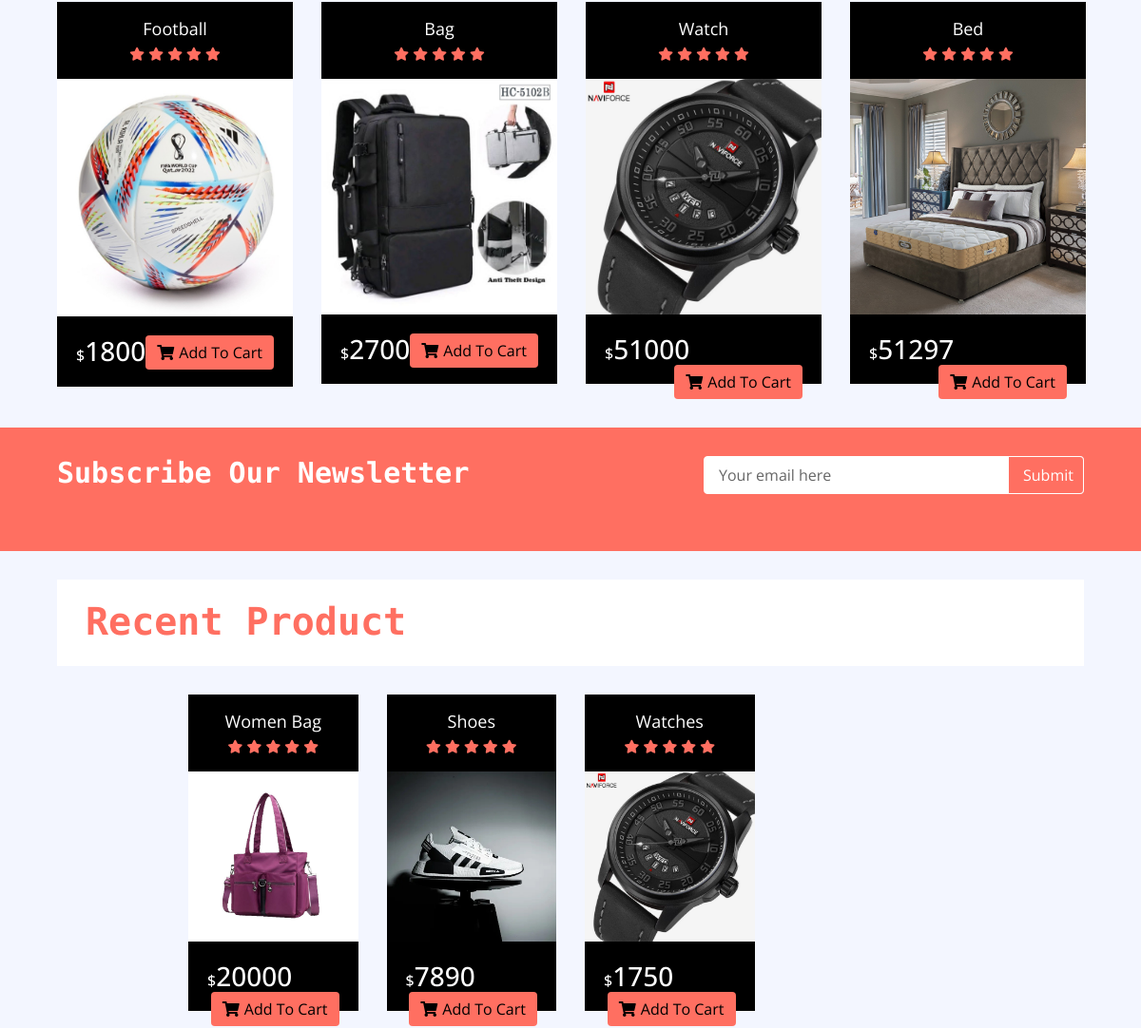
Before: / (middle part) with the older database file.
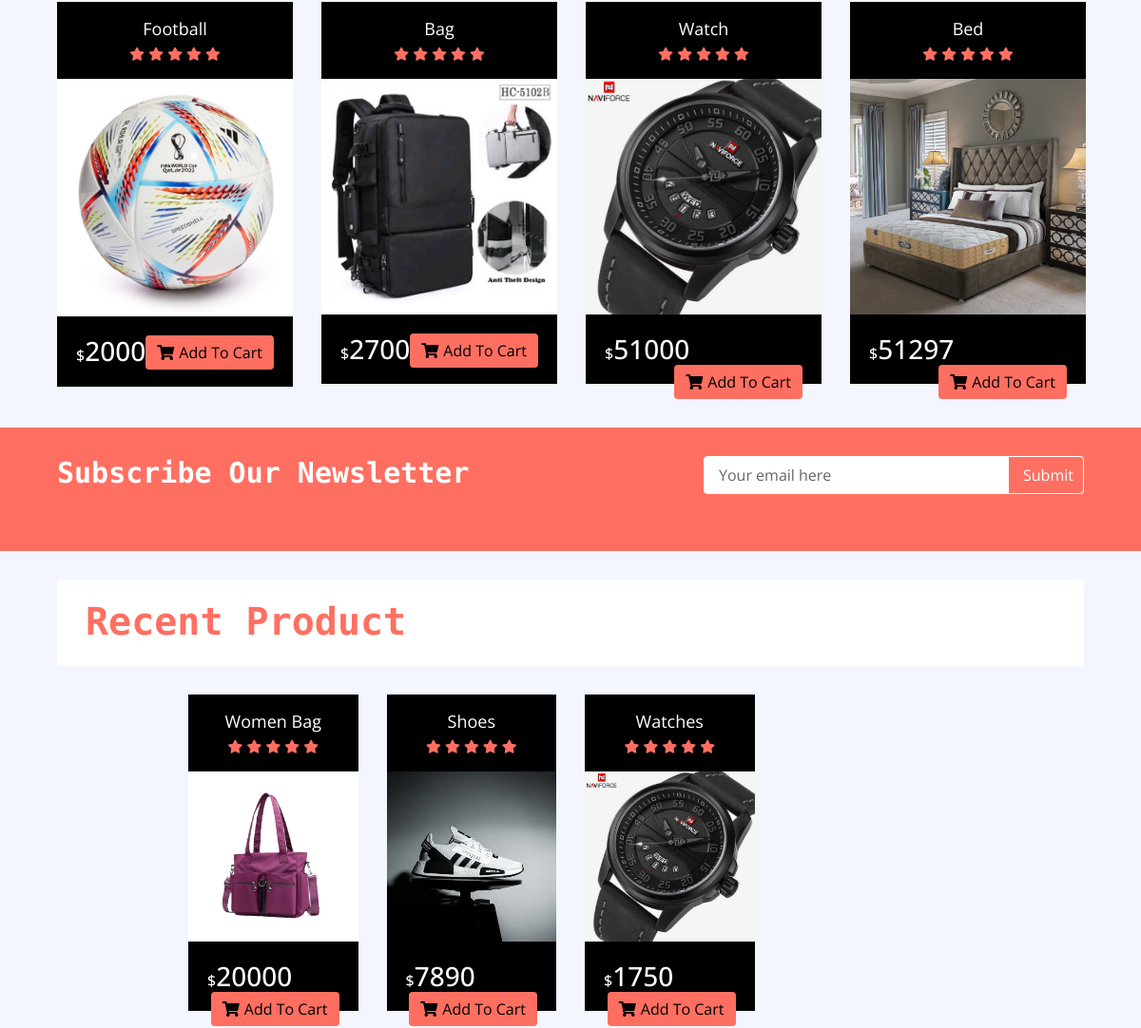
After: the same page with the newer database file.
### home/models.py (models this page shows, shortened)
class Product(models.Model):
    name = models.CharField(max_length = 300)
    price = models.IntegerField()
    discounted_price = models.IntegerField()
    image = models.ImageField(upload_to = 'media')
    description = RichTextField()
    specification = RichTextField()
    category = models.ForeignKey(Category, on_delete = models.CASCADE)
    subcategory = models.ForeignKey(SubCategory, on_delete = models.CASCADE)
    brand = models.ForeignKey(Brand, on_delete = models.CASCADE)
    slug = models.CharField(max_length = 500, unique = True)
    status = models.CharField(choices= STATUS, max_length= 50)
    labels = models.CharField(choices = LABELS, max_length = 50)

### home/views.py (the view)
# urls.py: path('', HomeView.as_view(), name='home'),
class HomeView(BaseView):
    def get(self, request):
        self.views
        self.views["cart_counts"] = count_cart(request)
        self.views["wish_counts"] = counts_wishlist(request)
        self.views['subcategories'] = SubCategory.objects.all()
        self.views['sliders'] = Slider.objects.all()
        self.views['ads'] = Ad.objects.all()
        self.views['reviews'] = Review.objects.all()
        self.views['new_products'] = Product.objects.filter(labels = 'new')
        self.views['hot_products'] = Product.objects.filter(labels = 'hot')
        return render(request, 'index.html', self.views)

### home/views.py (called while the page is built)
def count_cart(request):
    username = request.user.username
    cart_count = Cart.objects.filter(checkout = False, username = username).count()
    return cart_count

def counts_wishlist(request):
    username = request.user.username
    wish_count = Wishlist.objects.filter(username = username).count()
    return wish_count

### templates/index.html (shortened to what the changed rows need)
{% extends 'base.html' %}
{% load static %}
{% block content %}
        <div class="header">
        <div class="featured-product product">
            <div class="container-fluid">
                <div class="row align-items-center product-slider product-slider-4">
                    {% for hot in hot_products %}
                    <div class="col-lg-3">
                        <div class="product-item">
                            <div class="product-title">
                                <a href="/product_detail/{{hot.slug}}">{{hot.name}}</a>
                                <div class="ratting">
                                    <i class="fa fa-star"></i>
                                    <i class="fa fa-star"></i>
                                    <i class="fa fa-star"></i>
                                    <i class="fa fa-star"></i>
                                    <i class="fa fa-star"></i>
                                </div>
                            </div>
                            <div class="product-image">
                                <a href="product-detail.html">
                                    <img src="{{hot.image.url}}" alt="Product Image">
                                </a>
                            </div>
                            <div class="product-price">
                                {% if hot.discounted_price > 0 %}
                                <h3><span>$</span>{{hot.discounted_price}}</h3>
                                {% else %}
                                <h3><span>$</span>{{hot.price}}</h3>
                                {% endif %}
                                <a class="btn" href="/add_to_cart/{{hot.slug}}"><i class="fa fa-shopping-cart"></i>Add To Cart</a>
                            </div>
                        </div>
                    </div>
                    {% endfor %}
                </div>
            </div>
        </div>
        <div class="newsletter">
            <div class="container-fluid">
                <div class="row">
                    <div class="col-md-6">
                        <h1>Subscribe Our Newsletter</h1>
                    </div>
                </div>
            </div>
        </div>
        <div class="recent-product product">
            <div class="container-fluid">
                <div class="section-header">
                    <h1>Recent Product</h1>
                </div>
            </div>
        </div>
          {% endblock %}

Changed rows visible on the page:
changed Product "Football": discounted_price "1800" → "2000"
